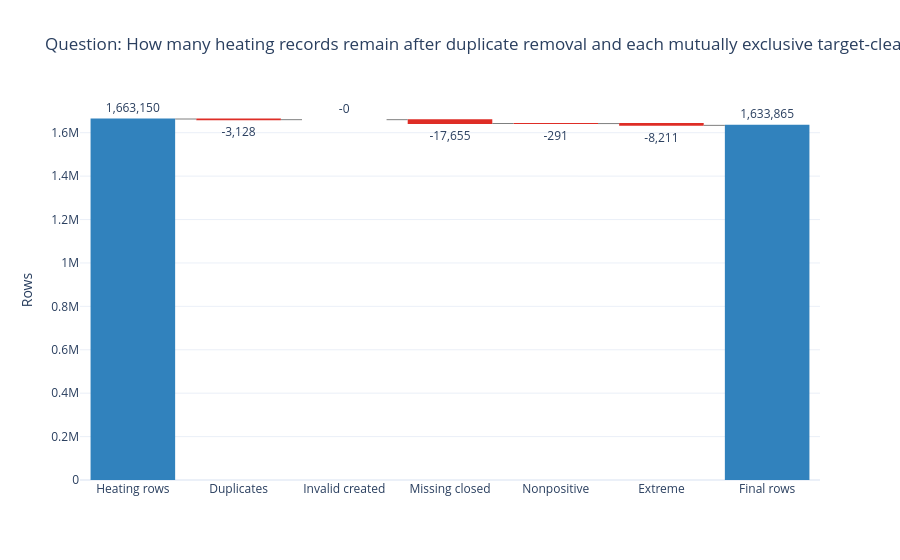

This figure's notebook cell:
### Code cell
question = "Question: How many heating records remain after duplicate removal and each mutually exclusive target-cleaning rule?"
invalid_created_n = int((row_reason == "invalid_or_missing_created_date").sum())
missing_closed_n = int((row_reason == "missing_closed_date_open_ticket").sum())
nonpositive_n = int((row_reason == "nonpositive_resolution_time").sum())
extreme_n = int((row_reason == "above_99_5_percentile").sum())
fig = go.Figure(go.Waterfall(
    orientation="v",
    measure=["absolute", "relative", "relative", "relative", "relative", "relative", "total"],
    x=["Heating rows", "Duplicates", "Invalid created", "Missing closed", "Nonpositive", "Extreme", "Final rows"],
    y=[len(heating_raw), -n_duplicates, -invalid_created_n, -missing_closed_n, -nonpositive_n, -extreme_n, 0],
    text=[f"{len(heating_raw):,}", f"-{n_duplicates:,}", f"-{invalid_created_n:,}", f"-{missing_closed_n:,}",
          f"-{nonpositive_n:,}", f"-{extreme_n:,}", f"{len(heating_valid):,}"],
    textposition="outside",
    connector={"line": {"color": "#7f7f7f", "width": 1}},
    decreasing={"marker": {"color": "#de2d26"}},
    increasing={"marker": {"color": "#31a354"}},
    totals={"marker": {"color": "#3182bd"}},
))
fig.update_layout(title=question, template=PLOT_TEMPLATE, yaxis_title="Rows", showlegend=False)
fig.show()

### Figure 1 — Plotly figure (JSON) as saved in the notebook; plotly's stock layout.template omitted (floating-point values rounded to 4 significant figures)
{"data": [{"connector": {"line": {"color": "#7f7f7f", "width": 1}}, "decreasing": {"marker": {"color": "#de2d26"}}, "increasing": {"marker": {"color": "#31a354"}}, "measure": ["absolute", "relative", "relative", "relative", "relative", "relative", "total"], "orientation": "v", "text": ["1,663,150", "-3,128", "-0", "-17,655", "-291", "-8,211", "1,633,865"], "textposition": "outside", "totals": {"marker": {"color": "#3182bd"}}, "type": "waterfall", "x": ["Heating rows", "Duplicates", "Invalid created", "Missing closed", "Nonpositive", "Extreme", "Final rows"], "y": [1663150, -3128, 0, -17655, -291, -8211, 0]}], "layout": {"showlegend": false, "title": {"text": "Question: How many heating records remain after duplicate removal and each mutually exclusive target-cleaning rule?"}, "yaxis": {"title": {"text": "Rows"}}}}
